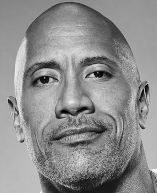
#> input picture dwayne.png, 157 x 193 px
$ python ImageToSTL.py
#> lines starting #> are read from the running program, lines starting #| are printed output that depends on the picture
from PIL import Image
from stl import mesh
import numpy as np

# Normalizes a list of lists to the range [0, 1]
def getNormalized(pixels):
    max_pix = max( pixel for row in pixels for pixel in row )
    min_pix = min( pixel for row in pixels for pixel in row )
    return [ [(pixel - min_pix) / (max_pix - min_pix) for pixel in row] for row in pixels ]

# Converts a row of the image into a height map with the average value of all pixels give as an argument
def getRowHeightMap(row, average):
    result = []
    total  = 0
    for pixel in row:
        total += pixel - average
        result.append(total)
    return [ pixel - total/2 for pixel in result ]

# Converts a whole image into a height map
def getHeightMap(pixels, average):
    return getNormalized( [ getRowHeightMap(row, average) for row in pixels ] )

# Algorithm that generates the path to stitch the back of the STL mesh to make it a 3D printable solid
def getStitchingCoords(rows, cols):
    coords = []
    xa, za = (0, 0)
    for i in range(cols + rows - 2):
        if i < rows:
            z = i
        else:
            z = rows - 1
            xa += 1
        if i+1 < cols:
            x = i+1
        else:
            x = cols - 1
            za += 1
        coords.append((z, xa))
        coords.append((za, x))
    return coords

# Main program
def main():

    # Main input Constants
    img_name      = 'dwayne.png'                                                       # Image file name
    layer_height  = 0.2                                                                # Nozzle layer height to print the object with
    width         = 50                                                                 # Object width size in mm

    # Image Loader
    img           = Image.open(img_name).convert('L')                                  # Opens the image and converts it to grayscale
    width, height = ( width, width * img.size[1] / img.size[0] )                       # Actual object size in mm with original aspect ratio
#> width = 50; height = 61.46
    rows          = int( height / (layer_height * 2) )                                 # Image resizing pixels per row
#> rows = 153
    cols          = int( rows * height / width )                                       # Image resizing pixels per column
#> cols = 188
    img           = img.resize( (cols, rows) )                                         # Resizes the image with the previous values
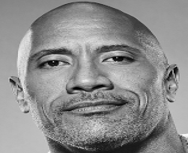
#> img: PIL image 188x153 L; min 0, max 249, mean 140.9
    pixels        = img.load()                                                         # Loads the image data into pixels
    pixels        = [ [pixels[x, y] / 255 for x in range(cols)] for y in range(rows) ] # Converts the image data into a normalized list of lists
#> pixels = 153 items

    # Calculates the average of every pixel in the image
    average = sum(pixel for row in pixels for pixel in row) / (cols * rows)
#> average = 0.552

    # Converts the image into a normalized height map
    height_map = getHeightMap(pixels, average)
#> in getNormalized, `max_pix = max( pixel for row in pixels for pixel in row )`: max_pix = 24.23
#> in getNormalized, `min_pix = min( pixel for row in pixels for pixel in row )`: min_pix = -14.48
#> height_map = 153 items

    # Mesh variables
    thickness = width / 30                                                                             # Solid mesh thickness
#> thickness = 1.67
    triangles = 2 * ( ((cols-1) * (rows-1) + 2 * ( (cols-1) + (rows-1))) + ((cols-1) + (rows-1) - 1) ) # Total amount of triangles in the whole mesh
#> triangles = 58880
    count = 0                                                                                          # Variable that counts each triangle

    # Declares a 3D numpy array that will contain all the vertices of the height map mesh
    vertices_heightmap  = np.zeros( (rows, cols, 3) )

    # Defines the coordinates of each height map vertex
    for i, row in enumerate(height_map):
        for j, pixel in enumerate(row):
            vertices_heightmap[i][j] = ( j * (width / (cols-1)) - width/2, pixel * width / -10, height - i * (height / (rows-1)) ) # (x, y, z)
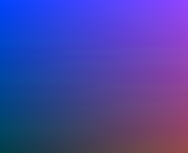
#> vertices_heightmap: shape (153, 188, 3) float64; mean of channels 0, 1, 2 0, -2.1, 30.7; drawn with min black and max white

    # Creates the STL mesh
#> (the run stopped early here; a loop or call above may not have finished)
